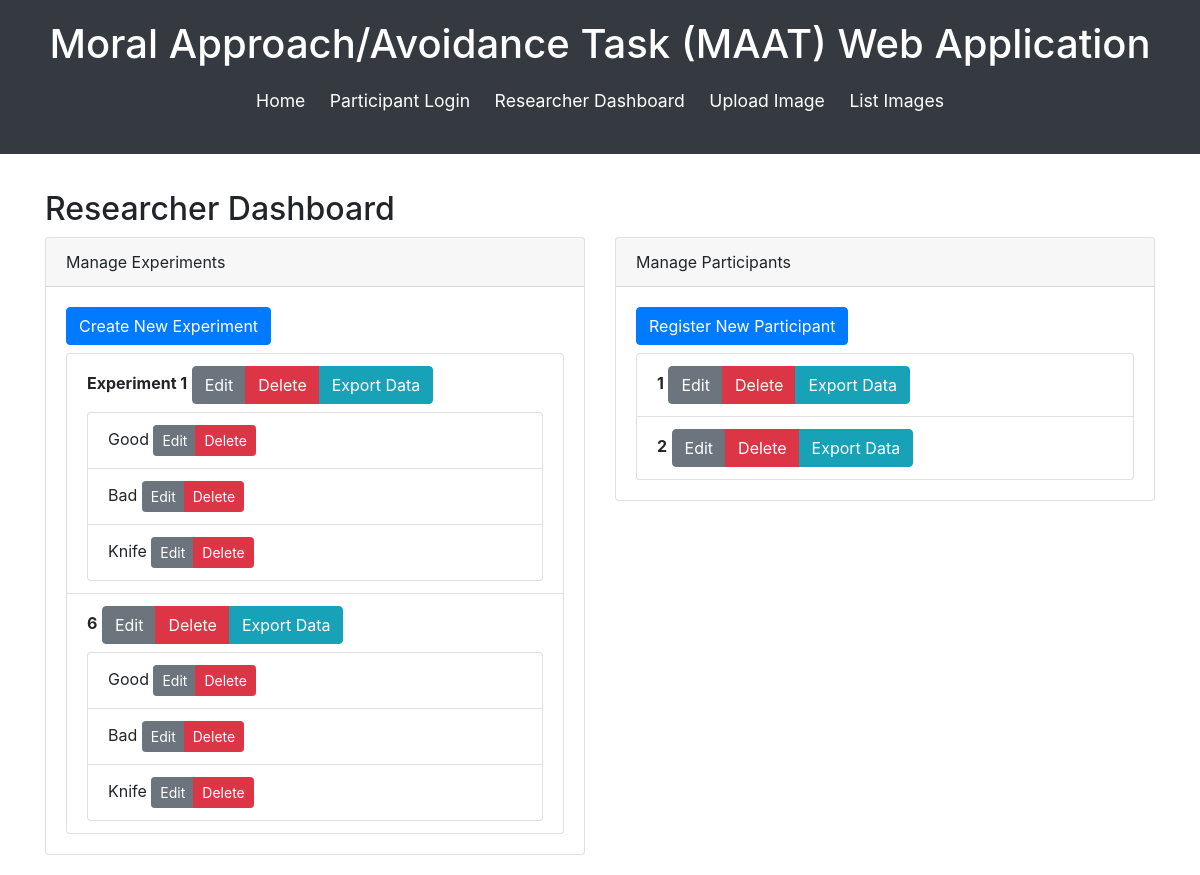
The app's page /researcher_dashboard/ (signed in), older data.
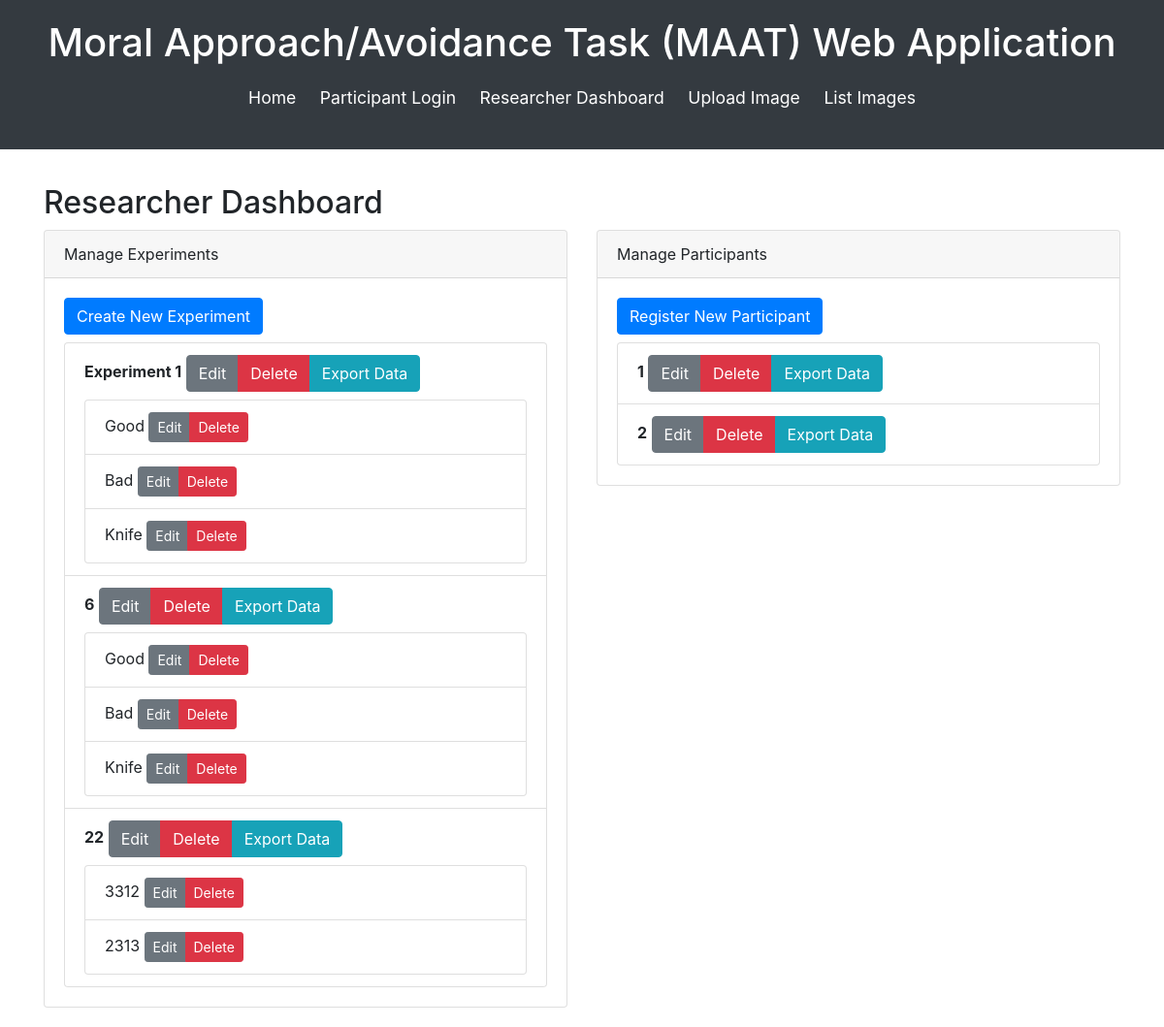
The same page, newer data.
### maat_app/models.py (models this page shows, shortened)
class Experiment(models.Model):
    experiment_id = models.CharField(max_length=100, unique=True)
    name = models.CharField(max_length=255)
    description = models.TextField(blank=True, null=True)
    instructions = models.TextField(blank=True, null=True)
    num_trials = models.IntegerField(default=0)
    background_color = models.CharField(max_length=7, default="#ffffff")
    background_image = models.ImageField(upload_to='backgrounds/', null=True, blank=True)
    text_size = models.IntegerField(default=100)
    text_increase_size = models.IntegerField(default=120)
    text_decrease_size = models.IntegerField(default=80)
    date_created = models.DateTimeField(auto_now_add=True)

class Trial(models.Model):
    experiment = models.ForeignKey(Experiment, on_delete=models.CASCADE, related_name='trials')
    block_order = models.IntegerField()
    stimuli = models.CharField(max_length=255)
    valence = models.IntegerField()
    text_size = models.IntegerField(default=150)
    text_color = models.CharField(max_length=7, default="#000000")
    text_increase_size = models.IntegerField(default=300)
    text_decrease_size = models.IntegerField(default=75)
    block_name = models.CharField(max_length=50, default='')  # Add this if it doesn't exist

class Participant(models.Model):
    user = models.OneToOneField(User, on_delete=models.CASCADE, null=True, blank=True)
    subject_id = models.CharField(max_length=100, unique=True)
    experiments = models.ManyToManyField(Experiment, through='Participation')

### maat_app/views.py (the view)
# urls.py: path('researcher_dashboard/', views.researcher_dashboard, name='researcher_dashboard'),
@login_required
def researcher_dashboard(request):
    experiments = Experiment.objects.all()
    participants = Participant.objects.all()
    return render(request, 'maat_app/researcher_dashboard.html', {'experiments': experiments, 'participants': participants})

### maat_app/templates/maat_app/researcher_dashboard.html (shortened to what this page needs)
{% extends "maat_app/base.html" %}
{% block content %}
<div class="dashboard">
    <h2>Researcher Dashboard</h2>
    <div class="row">
        <div class="col-lg-6">
            <div class="card">
                <div class="card-header">
                    Manage Experiments
                </div>
                <div class="card-body">
                    <a href="{% url 'create_experiment_step1' %}" class="btn btn-primary mb-2">Create New Experiment</a>
                    <ul class="list-group">
                        {% for experiment in experiments %}
                        <li class="list-group-item">
                            <strong>{{ experiment.name }}</strong>
                            <div class="btn-group mr-2" role="group" aria-label="Experiment Actions">
                                <a href="{% url 'edit_experiment' experiment.id %}" class="btn btn-secondary">Edit</a>
                                <a href="{% url 'delete_experiment' experiment.id %}" class="btn btn-danger delete-btn">Delete</a>
                                <a href="{% url 'export_experiment_csv' experiment.id %}" class="btn btn-info">Export Data</a>
                            </div>
                            <ul class="list-group mt-2">
                                {% for trial in experiment.trials.all %}
                                <li class="list-group-item">
                                    {{ trial.stimuli }}
                                    <div class="btn-group mr-2" role="group" aria-label="Trial Actions">
                                        <a href="{% url 'edit_trial' trial.id %}" class="btn btn-secondary btn-sm">Edit</a>
                                        <a href="{% url 'delete_trial' trial.id %}" class="btn btn-danger btn-sm delete-btn">Delete</a>
                                    </div>
                                </li>
                                {% endfor %}
                            </ul>
                        </li>
                        {% endfor %}
                    </ul>
                </div>
            </div>
        </div>
        <div class="col-lg-6">
            <div class="card">
                <div class="card-header">
                    Manage Participants
                </div>
                <div class="card-body">
                    <a href="{% url 'register_participant' %}" class="btn btn-primary mb-2">Register New Participant</a>
                    <ul class="list-group">
                        {% for participant in participants %}
                        <li class="list-group-item">
                            <strong>{{ participant.subject_id }}</strong>
                            <div class="btn-group mr-2" role="group" aria-label="Participant Actions">
                                <a href="{% url 'edit_participant' participant.id %}" class="btn btn-secondary">Edit</a>
                                <a href="{% url 'delete_participant' participant.id %}" class="btn btn-danger delete-btn">Delete</a>
                                <a href="{% url 'export_participant_csv' participant.id %}" class="btn btn-info">Export Data</a>
                            </div>
                        </li>
                        {% endfor %}
                    </ul>
                </div>
            </div>
        </div>
    </div>
</div>
{% endblock %}

### maat_app/templates/maat_app/base.html (shortened to what this page needs)
<!DOCTYPE html>
<html lang="en">
<head>
    {% load static %}
    <link rel="stylesheet" href="{% static 'css/style.css' %}">
    <link rel="stylesheet" href="https://stackpath.bootstrapcdn.com/bootstrap/4.5.2/css/bootstrap.min.css">
</head>
<body>
    <header>
        <div class="header-content">
            <h1>Moral Approach/Avoidance Task (MAAT) Web Application</h1>
            <nav>
                <ul>
                    <li><a href="{% url 'home' %}">Home</a></li>
                    <li><a href="{% url 'participant_login' %}">Participant Login</a></li>
                    <li><a href="{% url 'researcher_dashboard' %}">Researcher Dashboard</a></li>
                    <li><a href="{% url 'upload_image' %}">Upload Image</a></li>
                    <li><a href="{% url 'list_images' %}">List Images</a></li>
                </ul>
            </nav>
        </div>
    </header>
    <main class="container mt-3">
        {% block content %}{% endblock %}
    </main>
</body>
</html>

### maat_app/static/css/style.css (style rules this page uses)
body { font-family: 'Arial', sans-serif; font-size: 16px; background-color: #f8f9fa; color: #212529; line-height: 1.6; margin: 0; padding: 0; }
a { color: #007bff; text-decoration: none; }
header { background-color: #343a40; color: #ffffff; padding: 20px 0; text-align: center; }
.header-content h1 { margin: 0; font-size: 2.5em; }
nav { margin: 20px 0; }
nav ul { list-style: none; padding: 0; }
nav ul li { display: inline; margin: 0 10px; }
nav ul li a { font-size: 1.1em; color: #ffffff; }
main { padding: 20px; }

Row changes from the older to the newer data that the page shows:
added Experiment: name "22"
added Trial: stimuli "3312", shown under "22"
added Trial: stimuli "2313", shown under "22"
